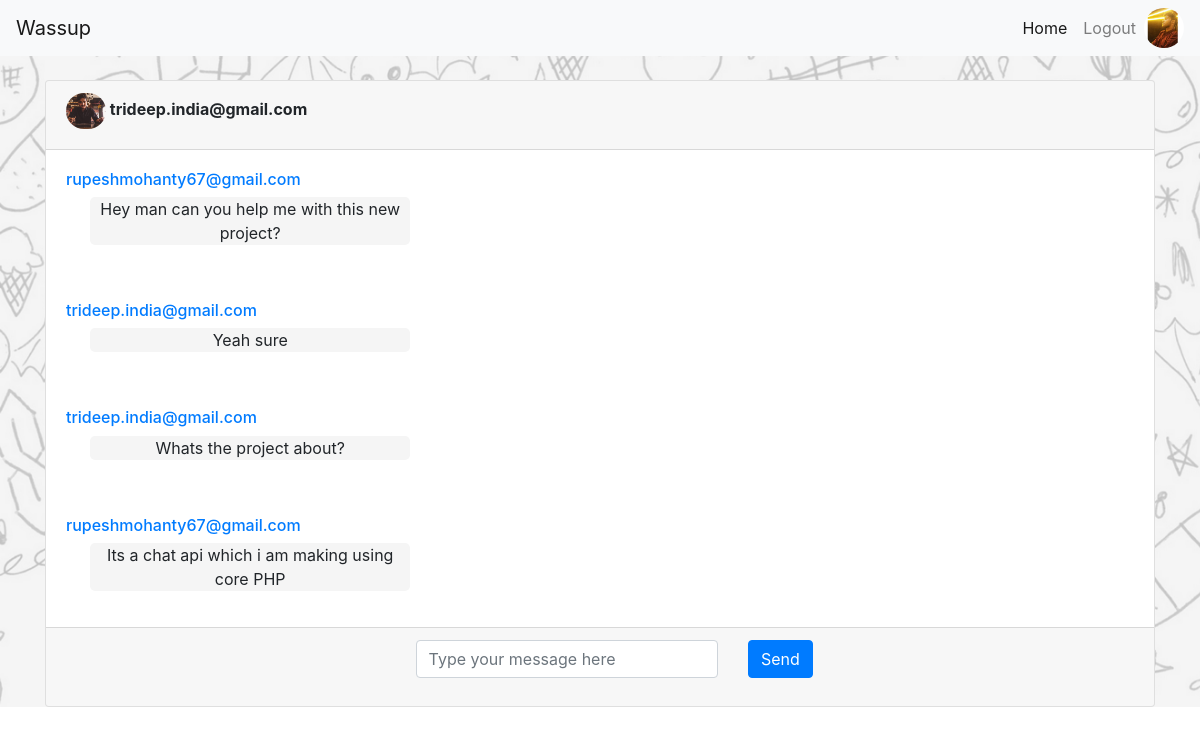
The app's page /message.php?receiver=trideep.india@gmail.com (signed in) with its own data.
### tables this page shows
CREATE TABLE `users` (
  `id` int(100) NOT NULL,
  `name` varchar(255) NOT NULL,
  `email` varchar(255) NOT NULL,
  `password` varchar(255) NOT NULL,
  `dp` varchar(255) NOT NULL
);

CREATE TABLE `messages` (
  `id` int(100) NOT NULL,
  `sent_by` varchar(255) NOT NULL,
  `received_by` varchar(255) NOT NULL,
  `message` varchar(255) NOT NULL,
  `createdAt` varchar(255) NOT NULL
);

### message.php (the view, shortened to what this page needs)
<?php
    include('scripts/db.php');
    if(!isset($_SESSION['email'])) {
        header('Location: ./index.php');
    } else {
        $email = $_SESSION['email'];
    }
    $receiver = $_GET['receiver'];
?>
<!DOCTYPE html>
<html lang="en">
<head>
    <link rel="stylesheet" href="assets/css/chats.css">
    <link rel="stylesheet" href="assets/css/message.css">
    <link rel="stylesheet" href="https://cdnjs.cloudflare.com/ajax/libs/font-awesome/5.14.0/css/all.min.css" />
    <link rel="stylesheet" href="https://stackpath.bootstrapcdn.com/bootstrap/4.5.2/css/bootstrap.min.css">
</head>
<body>
      <nav class="navbar navbar-expand-lg navbar-light bg-light">
  <a class="navbar-brand" href="#">Wassup</a>
  <div class="collapse navbar-collapse" id="navbarSupportedContent">
    <ul class="navbar-nav ml-auto">
      <li class="nav-item active">
        <a class="nav-link" href="./chats.php">Home <span class="sr-only">(current)</span></a>
      </li>
      <li class="nav-item">
        <a class="nav-link" href="./logout.php">Logout</a>
      </li>
      <?php
        $getUser = "SELECT * FROM users WHERE email = '$email'";
        $getUserStatus = mysqli_query($conn,$getUser) or die(mysqli_error($conn));
        $getUserRow = mysqli_fetch_assoc($getUserStatus);
      ?>
      <li class = "nav-item">
        <img src="./dp/<?=$getUserRow['dp']?>" alt="Profile image" width = "40" class = "dropdown"/>
      </li>
  </div>
</nav>
    <div class="container">
        <?php
            $getReceiver = "SELECT * FROM users WHERE email = '$receiver'";
            $getReceiverStatus = mysqli_query($conn,$getReceiver) or die(mysqli_error($conn));
            $getReceiverRow = mysqli_fetch_assoc($getReceiverStatus);
        ?>
        <div class="card mt-4">
            <div class="card-header">
                <h6><img src="./dp/<?=$getReceiverRow['dp']?>" alt="Profile image" width = "40"/><strong> <?=$receiver?></strong></h6>
            </div>
            <?php
                $getMessage = "SELECT * FROM messages WHERE sent_by = '$receiver' AND received_by = '$email' OR sent_by = '$email' AND received_by = '$receiver' ORDER BY createdAt asc";
                $getMessageStatus = mysqli_query($conn,$getMessage) or die(mysqli_error($conn));
                if(mysqli_num_rows($getMessageStatus) > 0) {
                    while($getMessageRow = mysqli_fetch_assoc($getMessageStatus)) {
            ?>
            <div class="card-body">
            <h6 style = "color: #007bff"><?=$getMessageRow['sent_by']?></h6>
                <div class="message-box ml-4">
                    <p class="text-center"><?=$getMessageRow['message']?></p>
                </div>
            </div>
            <?php
                    }
                } else {
            ?>
            <div class="card-body">
                    <p class = "text-muted">No messages yet! Say 'Hi'</p>
            </div>
            <?php
                }
            ?>
            <div class="card-footer text-center">
            <form action="scripts/send.php" method = "POST" style = "display: inline-block">
                    <div class="row">
                        <div class="col-md-10">
                            <div class="form-group">
                                <input type="text" name = "message" id = "message" class="form-control" placeholder = "Type your message here" required/>
                            </div>
                        </div>
                        <div class="col-md-2">
                            <button type = "submit" class="btn btn-primary">Send</button>
                        </div>
                    </div>
                </form>
            </div>
        </div>
    </div>
</body>
</html>

### assets/css/chats.css (style rules this page uses)
body { background-image: url(../images/chat_bg.png); background-size: cover; background-repeat: no-repeat; }
img { border-radius: 60px !important; }

### assets/css/message.css (style rules this page uses)
.message-box { background-color: whitesmoke; width: 30%; height: auto; border-radius: 5px; }

### records on screen
users: dp (picture)
users: dp (picture)
messages: sent_by "rupeshmohanty67@gmail.com", message "Hey man can you help me with this new project?"
messages: sent_by "trideep.india@gmail.com", message "Yeah sure"
messages: sent_by "trideep.india@gmail.com", message "Whats the project about?"
messages: sent_by "rupeshmohanty67@gmail.com", message "Its a chat api which i am making using core PHP"

### other values on screen
$receiver "trideep.india@gmail.com"
